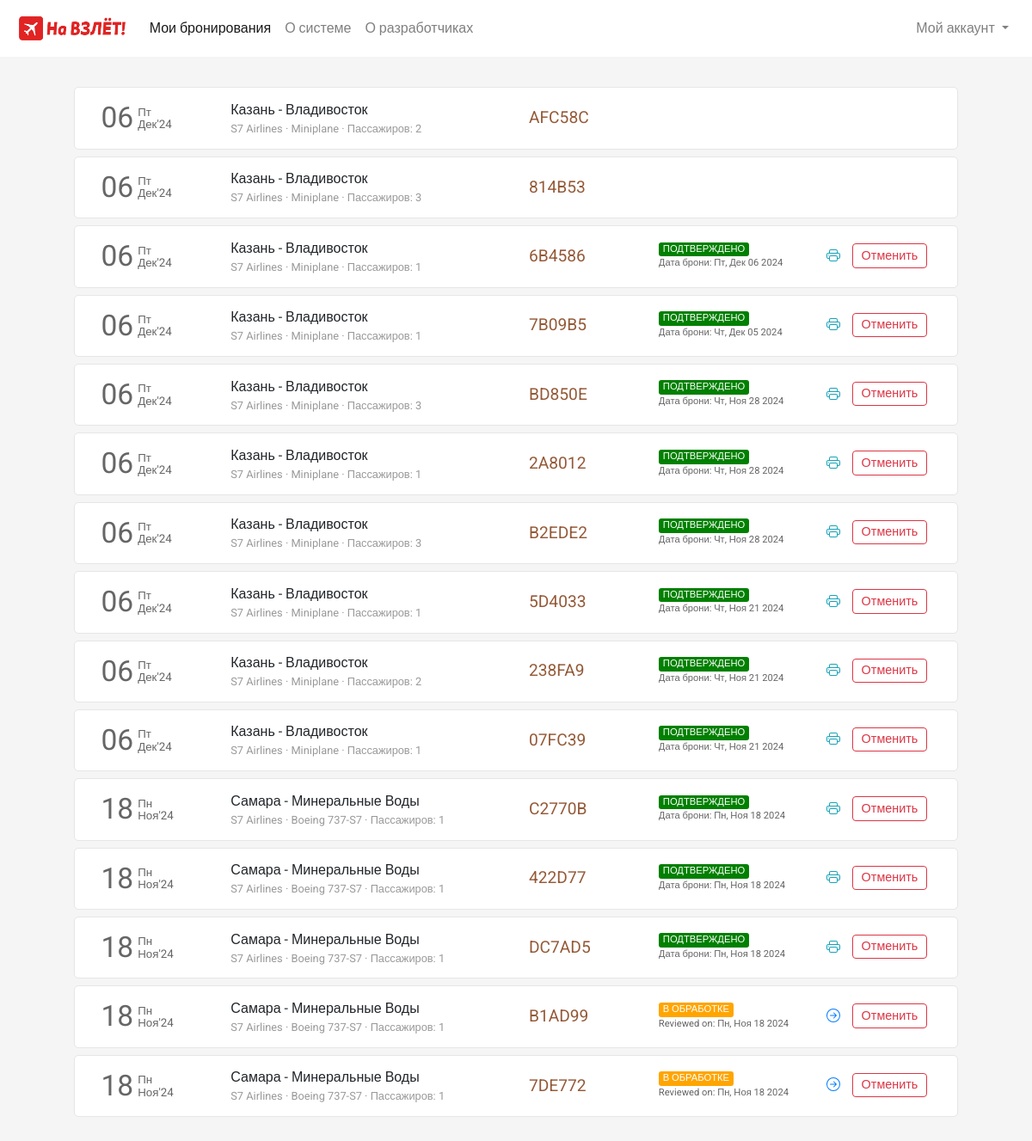
Before: /flight/bookings (signed in) with the older database file.
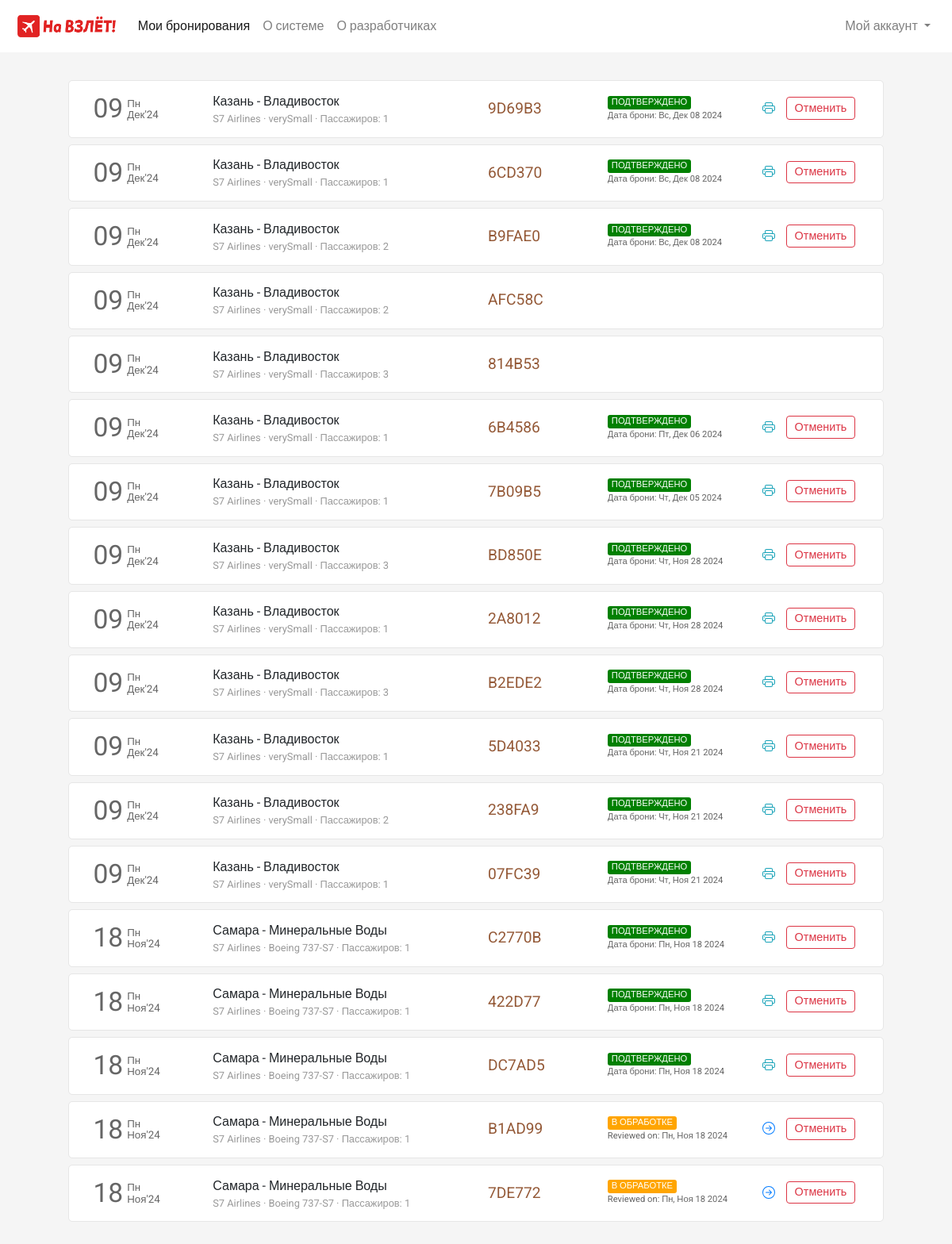
After: the same page with the newer database file.
### flight/models.py (models this page shows, shortened)
class Ticket(models.Model):
    user = models.ForeignKey(User,on_delete=models.CASCADE,related_name="bookings", blank=True, null=True)
    ref_no = models.CharField(max_length=6, unique=True, null=True)
    flight = models.ForeignKey(Flight, on_delete=models.CASCADE, related_name="tickets", blank=True, null=True)
    mobile = models.CharField(max_length=45, null=True)
    email = models.EmailField(max_length=45, null=True)
    passengers = models.ManyToManyField(Passenger, null=True, default=None, related_name="flight_tickets")
    status = models.CharField(max_length=45, choices=TICKET_STATUS, default='PENDING')
    booking_date = models.DateTimeField(default=datetime.now)
    @property
    def depart_date(self):
        return self.flight.depart_datetime.date()
    @property
    def transport_company(self):
        return self.flight.transport_company_name
    @property
    def plane(self):
        return self.flight.plane_name

class Flight(models.Model):
    code = models.CharField(max_length=6, unique=True, null=False, default="AB1234")
    origin = models.ForeignKey(Place, on_delete=models.CASCADE, related_name="departures")
    destination = models.ForeignKey(Place, on_delete=models.CASCADE, related_name="arrivals")
    depart_datetime = models.DateTimeField(null=False, default=datetime(2025, 1, 1, 0, 0))
    arrival_datetime = models.DateTimeField(null=False, default=datetime(2025, 1, 2, 0, 0))
    economy_seat_cost = models.FloatField(null=False, default=1.0)
    business_seat_cost = models.FloatField(null=False, default=1.0)
    active = models.BooleanField(default=True)
    planeid = models.ForeignKey(Plane, null=True, on_delete=models.CASCADE)
    """ @property
    def has_free_eco_seats(self):
        return Seat.objects.filter(plane=self.planeid, seat_class__name="Эконом", available=True).exists()
     """
    """ @property
    def has_free_bus_seats(self):
        return Seat.objects.filter(plane=self.planeid, seat_class__name="Бизнес", available=True).exists()
 """
    @property
    def transport_company_name(self):
        return self.planeid.transport_company.name if self.planeid and self.planeid.transport_company else None
    @property
    def plane_name(self):
        return self.planeid.name if self.planeid else None

class Place(models.Model):
    city = models.CharField(
        max_length=25,
        validators=[
            RegexValidator(r'^[a-zA-Zа-яА-Я\s\-]{3,25}$', 'Только буквы, пробелы и дефисы')
        ],
        null=False,
        verbose_name="Название города",
        unique=True
    )
    code = models.CharField(
        max_length=4,
        validators=[
            RegexValidator(r'^[a-zA-Zа-яА-Я]{3,4}$', 'Только буквы')
        ],
        null=False,
        verbose_name="Код"
    )

class Plane(models.Model):
    name = models.CharField(max_length=20, null=False,
        verbose_name="Название")
    transport_company = models.ForeignKey(TransportCompany, on_delete=models.CASCADE,
        verbose_name="Авиакомпания")
    plane_model = models.ForeignKey(PlaneModel, on_delete=models.CASCADE,
        verbose_name="Модель")

class TransportCompany(models.Model):
    name = models.CharField(max_length=64, null=False,
        verbose_name="Название компании")

### flight/views.py (the view)
# urls.py: path('flight/bookings', views.bookings, name="bookings"),
def bookings(request):
    if request.user.is_authenticated:
        tickets = Ticket.objects.filter(user=request.user).order_by('-booking_date')
        return render(request, 'flight/bookings.html', {
            'page': 'bookings',
            'tickets': tickets
        })
    else:
        return HttpResponseRedirect(reverse('login'))

### flight/templates/flight/bookings.html (shortened to what this page needs)
{% extends 'flight/layout.html' %}
{% load static %}
{% block head %}
    <link rel="stylesheet" href="{% static 'css/bookings_style.css' %}">
{% endblock head %}
{% block body %}
    <section class="section section1">
        <div class="container">
            {% if tickets %}
                {% for ticket in tickets %}
                    <div class="row each-booking-div" id="{{ticket.ref_no}}">
                        <div class="col-2" style="display: flex;">
                            <div style="display: flex; color: #666666; margin-top: auto;">
                                <div>
                                    <span style="font-size: 2.1em;">{{ticket.depart_date | date:"d"}}</span>
                                </div>
                                <div style="font-size: smaller; display: flex; margin: auto 0; padding-left: 5px; line-height: 1em;">
                                    <div style="margin: auto;">
                                        <div style="margin-bottom: 1px;">{{ticket.depart_date | date:"D"}}</div>
                                        <div style="margin-top: 1px;">{{ticket.depart_date | date:"M'y"}}</div>
                                    </div>
                                </div>
                            </div>
                        </div>
                        <div class="col-4 middle-div">
                            <div style="width:100%">
                                <div class="row places-div" style=" display: flex;">
                                    <div style="max-width: 45%;">{{ticket.flight.origin.city}}</div>
                                    <div>&nbsp;-&nbsp;</div>
                                    <div style="max-width: 45%;">{{ticket.flight.destination.city}}</div>
                                </div>
                                <div class="row places-div" style="font-size: .8em; color: #999999; ">
                                    <div style="max-width: 100%;">{{ticket.transport_company}} &middot; {{ticket.plane}} &middot; Пассажиров: {{ticket.passengers.count}} </div>
                                </div>
                            </div>
                        </div>
                        <div class="col-2 middle-div">
                            <div style="font-size: 1.2em; color: #945937;">{{ticket.ref_no}}</div>
                        </div>
                        <div class="col-2 middle-div">
                            <div>
                                <div class="row status-div">
                                    {% if ticket.status == 'CONFIRMED' %}
                                        <div class="green">ПОДТВЕРЖДЕНО</div>
                                    {% endif %}
                                    {% if ticket.status == 'PENDING' %}
                                        <div class="orange">В ОБРАБОТКЕ</div>
                                    {% endif %}
                                </div>
                                <div class="row booking-date-div" style="font-size: .7em; color: #666;">
                                    {% if ticket.status == 'CONFIRMED' %}
                                        Дата брони: {{ticket.booking_date | date:"D, M d Y"}}
                                    {% endif %}
                                    {% if ticket.status == 'PENDING' %}
                                        Reviewed on: {{ticket.booking_date | date:"D, M d Y"}}
                                    {% endif %}
                                </div>
                            </div>
                        </div>
                        <div class="col-2 last-div">
                            <div>
                                <div class="ticket-action-div">
                                    {% if ticket.status == 'CONFIRMED' %}
                                        <form action="{% url 'getticket' %}" method="get" target="_blank">
                                            <button type="submit" class="btn btn-outline-info btnp pbtn">
                                            </button>
                                        </form>
                                        <button class="btn btn-outline-danger btnp cbtn"  data-ref="{{ticket.ref_no}}" onclick="popup(this)">Отменить</button>
                                    {% endif %}
                                    {% if ticket.status == 'PENDING' %}
                                        <form action="{% url 'resumebooking' %}" method="POST">
                                            <button type="submit" class="btn btn-outline-primary btnp rbtn">
                                            </button>
                                        </form>
                                        <button type="button" class="btn btn-outline-danger btnp cbtn" data-ref="{{ticket.ref_no}}" onclick="popup(this)">Отменить</button>
                                    {% endif %}
                                </div>
                            </div>
                        </div>
                    </div>
                {% endfor %}
            {% endif %}
        </div>
    </section>
{% endblock %}

### flight/templates/flight/layout.html (shortened to what this page needs)
{% load static %}
<!DOCTYPE html>
<html lang="en">
<head>
  <link rel="stylesheet" href="https://stackpath.bootstrapcdn.com/bootstrap/4.4.1/css/bootstrap.min.css">
  <link rel="stylesheet" href="https://use.typekit.net/cav5lva.css">
  <link rel="stylesheet" href="{% static 'css/layout_style.css' %}">
  {% block head %}
  {% endblock %}
</head>
<body>
  <div class="container-fluid">
    <nav class="navbar navbar-expand-lg navbar-light">
      <a class="navbar-brand" href="{% url 'index' %}">
          <img src="{% static 'img/icon_logo.png' %}" height="34" alt="">
      </a>
      <div class="collapse navbar-collapse" id="navbarSupportedContent">
        <ul class="navbar-nav mr-auto">
          <li class="nav-item {% if page == 'bookings' %}active{% endif %}">
            <a class="nav-link" href="{% url 'bookings' %}">Мои бронирования</a>
          </li>
          <li class="nav-item">
            <a class="nav-link" href="{% url 'about_system' %}">О системе</a>
          </li>
          <li class="nav-item">
            <a class="nav-link" href="{% url 'about_devs' %}">О разработчиках</a>
          </li>
        </ul>
        <ul class="navbar-nav">
          {% if not user.is_authenticated %}
            <li class="nav-item">
              <button class="btn btn-outline-danger" style="border-radius: 25rem;" onclick="window.location.href = '/login';">
                <svg width="1.1em" height="1.1em" viewBox="0 1.5 16 16" class="bi bi-person-fill" fill="currentColor" xmlns="http://www.w3.org/2000/svg">
                  <path fill-rule="evenodd" d="M3 14s-1 0-1-1 1-4 6-4 6 3 6 4-1 1-1 1H3zm5-6a3 3 0 1 0 0-6 3 3 0 0 0 0 6z"/>
                </svg>
                Авторизация
              </button>
            </li>
          {% else %}
            <li class="nav-item dropdown my-account">
              <a class="nav-link dropdown-toggle" href="#" id="navbarDropdown" role="button" data-toggle="dropdown" aria-haspopup="true" aria-expanded="false">
                Мой аккаунт
              </a>
            </li>
          {% endif %}
        </ul>
      </div>
    </nav>
    <main>
      {% block body %}{% endblock %}
    </main>
  </div>
</body>
</html>

### flight/static/css/layout_style.css (style rules this page uses)
body { margin: 0px; padding: 0px; font-family: "Rubik", sans-serif; font-weight: normal; font-style: normal; min-width: 250px; }
.container-fluid { padding-left: 0px; padding-right: 0px; }
.navbar { padding: .7rem 1.2rem; background-color: #fff; transition-duration: .2s; }
.section { background-size: cover; background-position: center; background-repeat: no-repeat; padding: 30px 50px; min-height: 100vh; }

### flight/static/css/bookings_style.css (style rules this page uses)
* { font-family: 'Roboto', sans-serif; }
body { background-color: #f5f5f5; word-wrap: break-word; }
.container { cursor: pointer; }
.each-booking-div { width: 96%; margin: 5px auto 8px auto; transition-duration: .4s; padding: 10px 15px; background-color: #fff; border: 1px solid #e6e6e6; border-radius: 5px; }
.btnp { padding: .15rem .6rem; font-size: .9em; margin-top: 3px; margin-bottom: 5px; }
.each-booking-div > div { display: flex; overflow: auto; }
.each-booking-div > div > div { margin-top: auto; margin-bottom: auto; width: 100%; }
.green, .red, .orange { border-radius: 3px; color: white; padding-left: 5px; padding-right: 5px; font-size: .7em; }
.green { background-color: green; }
.orange { background-color: orange; }
.ticket-action-div { display: flex; justify-content: space-evenly; }
.pbtn, .rbtn { border: 0; }

Changed rows visible on the page:
added Ticket: depart_date "09", depart_date "Пн", depart_date "Дек'24", flight.origin.city "Казань", flight.destination.city "Владивосток", transport_company "S7 Airlines", plane "verySmall", passengers.count "1", ref_no "9D69B3", status "ПОДТВЕРЖДЕНО", booking_date "Вс, Дек 08 2024"
added Ticket: depart_date "09", depart_date "Пн", depart_date "Дек'24", flight.origin.city "Казань", flight.destination.city "Владивосток", transport_company "S7 Airlines", plane "verySmall", passengers.count "1", ref_no "6CD370", status "ПОДТВЕРЖДЕНО", booking_date "Вс, Дек 08 2024"
added Ticket: depart_date "09", depart_date "Пн", depart_date "Дек'24", flight.origin.city "Казань", flight.destination.city "Владивосток", transport_company "S7 Airlines", plane "verySmall", passengers.count "2", ref_no "B9FAE0", status "ПОДТВЕРЖДЕНО", booking_date "Вс, Дек 08 2024"
changed through a linked row, Ticket "AFC58C": depart_date "06" → "09"; depart_date "Пт" → "Пн"; plane "Miniplane" → "verySmall"
changed through a linked row, Ticket (number 5 of 18 on the later page): depart_date "06" → "09"; depart_date "Пт" → "Пн"; plane "Miniplane" → "verySmall"
changed through a linked row, Ticket "Пт, Дек 06 2024": depart_date "06" → "09"; depart_date "Пт" → "Пн"; plane "Miniplane" → "verySmall"
changed through a linked row, Ticket "Чт, Дек 05 2024": depart_date "06" → "09"; depart_date "Пт" → "Пн"; plane "Miniplane" → "verySmall"
changed through a linked row, Ticket "BD850E": depart_date "06" → "09"; depart_date "Пт" → "Пн"; plane "Miniplane" → "verySmall"
changed through a linked row, Ticket (number 9 of 18 on the later page): depart_date "06" → "09"; depart_date "Пт" → "Пн"; plane "Miniplane" → "verySmall"
changed through a linked row, Ticket "B2EDE2": depart_date "06" → "09"; depart_date "Пт" → "Пн"; plane "Miniplane" → "verySmall"
changed through a linked row, Ticket (number 11 of 18 on the later page): depart_date "06" → "09"; depart_date "Пт" → "Пн"; plane "Miniplane" → "verySmall"
changed through a linked row, Ticket "238FA9": depart_date "06" → "09"; depart_date "Пт" → "Пн"; plane "Miniplane" → "verySmall"
changed through a linked row, Ticket "07FC39": depart_date "06" → "09"; depart_date "Пт" → "Пн"; plane "Miniplane" → "verySmall"
